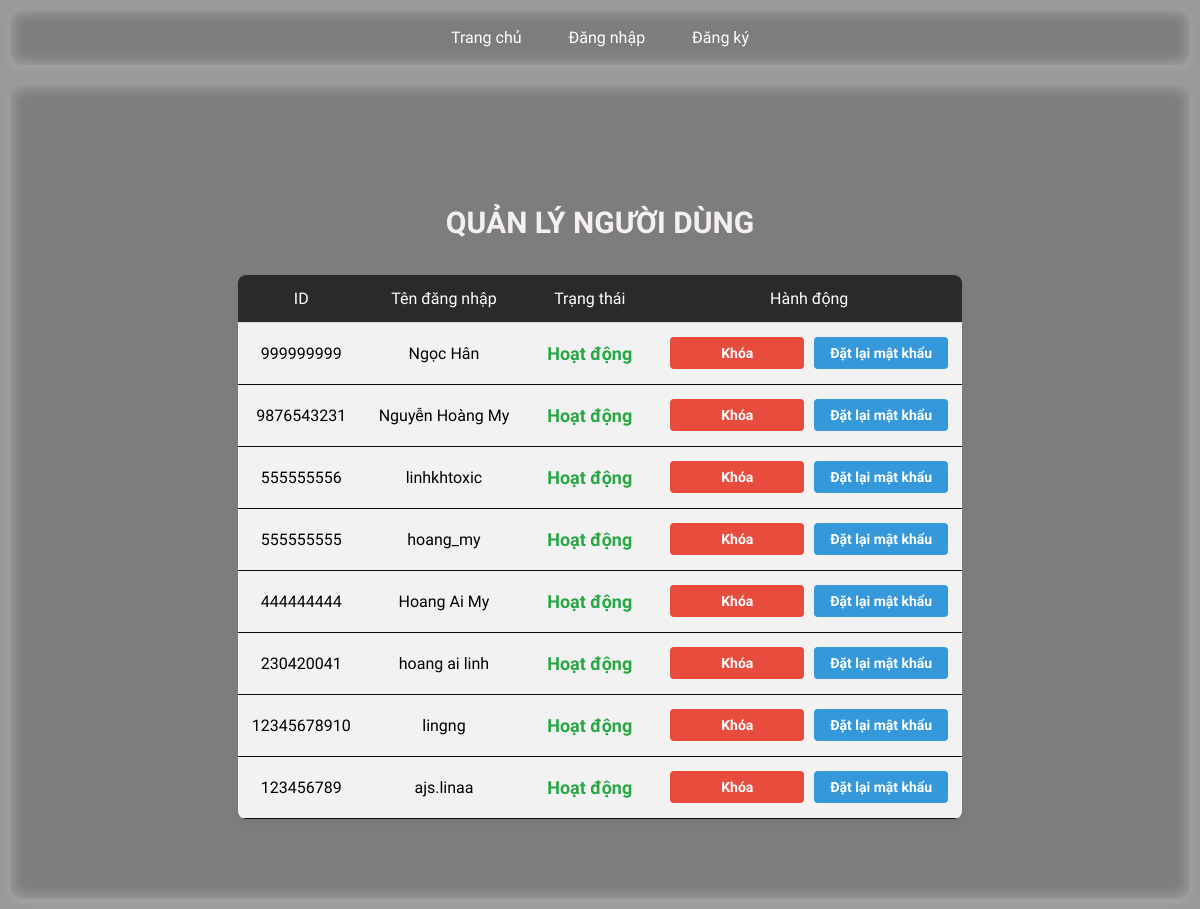
The page /admin (signed in) on the database as committed earlier.
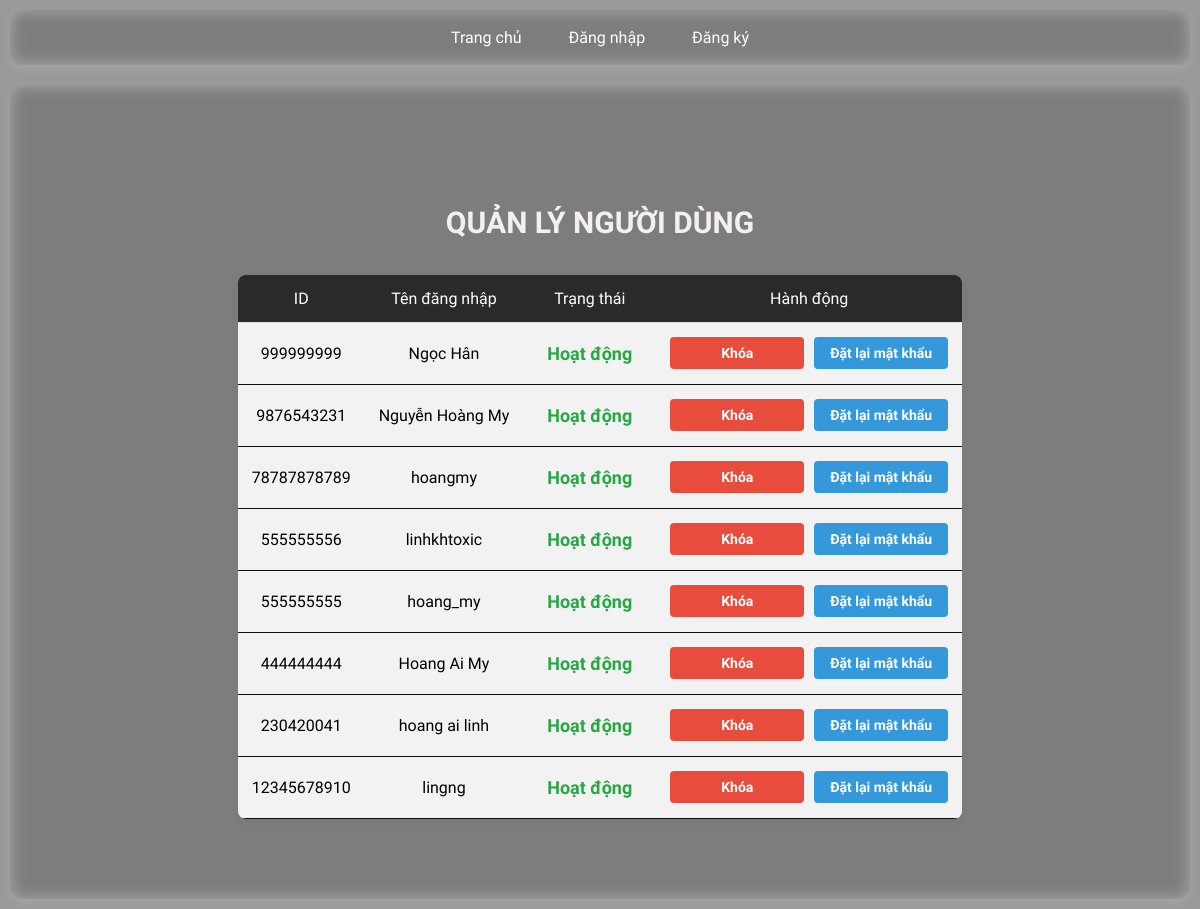
The same page on the database as committed later.
### tables this page shows
CREATE TABLE users (
            user_id TEXT PRIMARY KEY NOT NULL UNIQUE,
            username TEXT NOT NULL UNIQUE,
            password TEXT,
            role TEXT DEFAULT 'user',
            is_blocked INTEGER DEFAULT 0
        );

### app.py (the view)
@app.route('/admin')
def admin():
    if session.get('role') != 'admin':
        flash("Truy cập trái phép!", "danger")
        return redirect(url_for('home'))
    page_admin = request.args.get('page_admin', 1, type=int)
    per_page = 8
    offset_user = (page_admin - 1) * per_page
    with sqlite3.connect(DATABASE) as conn:
        c = conn.cursor()
        c.execute("SELECT COUNT(*) FROM posts WHERE username != ?", (session['username'],))
        total_user_posts = c.fetchone()[0]
        total_user_pages = (total_user_posts + per_page - 1) // per_page
        c.execute("SELECT * FROM users WHERE username != ? ORDER BY user_id DESC LIMIT ? OFFSET ?",
                  (session['username'], per_page, offset_user))
        users = c.fetchall()
    return render_template('admin.html', users=users,
                           page_admin=page_admin,
                           total_user_pages=total_user_pages,)

### templates/admin.html (shortened to what this page needs)
{% extends "base.html" %}
{% block content %}
<div class="admin-container">
    <h2 class="title">QUẢN LÝ NGƯỜI DÙNG</h2>
    <table class="user-table">
        <thead>
            <tr>
                <th>ID</th>
                <th>Tên đăng nhập</th>
                <th>Trạng thái</th>
                <th>Hành động</th>
            </tr>
        </thead>
        <tbody>
            {% for user in users %}
            <tr>
                <td>{{ user[0] }}</td>
                <td>{{ user[1] }}</td>
                <td>
                    <span class="status {{ 'blocked' if user[4] == 1 else 'active' }}">
                        {{ "Bị khóa" if user[4] == 1 else "Hoạt động" }}
                    </span>
                </td>
                <td>
                    <div class="action-buttons">
                        {% if user[4] == 1 %}
                            <a href="{{ url_for('unblock_user', username=user[1]) }}" class="button unblock">Mở khóa</a>
                        {% else %}
                            <a href="{{ url_for('block_user', username=user[1]) }}" class="button block">Khóa</a>
                        {% endif %}
                        <a href="{{ url_for('reset_password', username=user[1]) }}" class="button reset">Đặt lại mật khẩu</a>
                    </div>
                </td>
            </tr>
            {% endfor %}
        </tbody>
    </table>
</div>
{% endblock %}

Rows that differ between the two databases and show on the page:
no longer on this page (row unchanged): users: user_id "123456789", username "ajs.linaa", is_blocked "Hoạt động"
added users: user_id "78787878789", username "hoangmy", is_blocked "Hoạt động"
